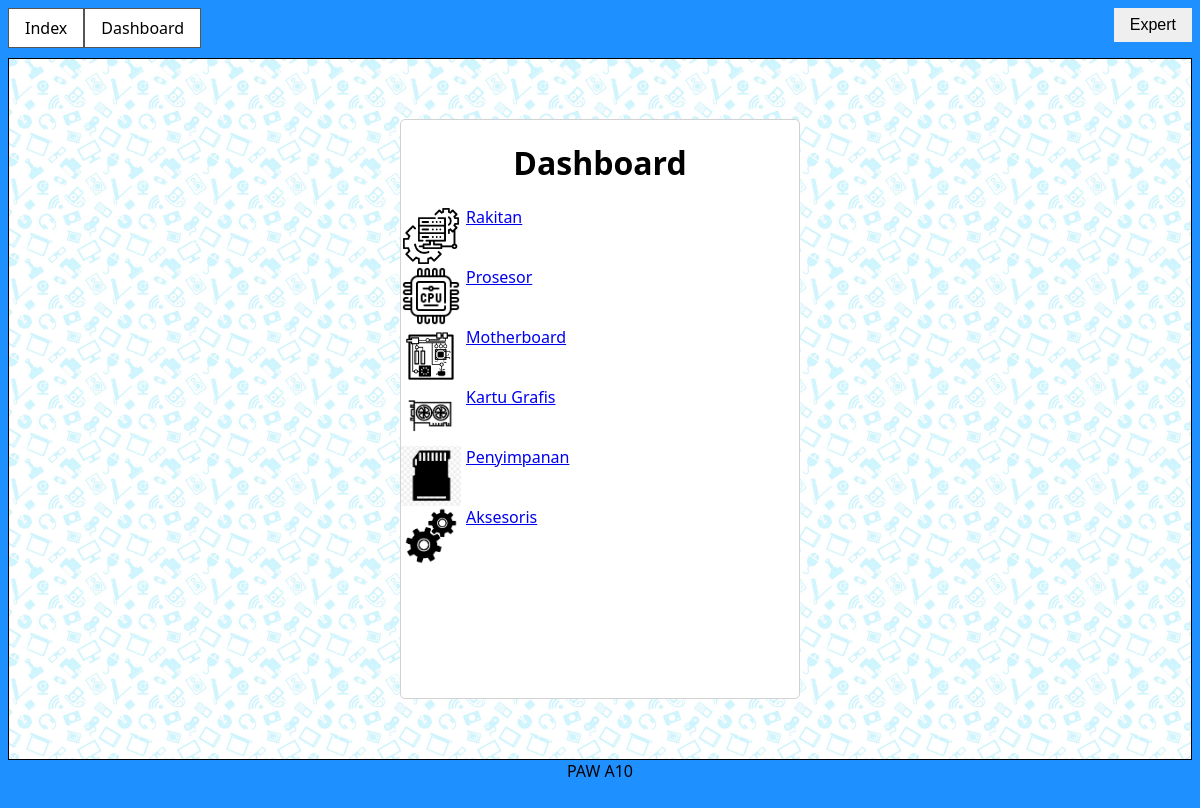
The app's page /beranda.php (signed in), older data.
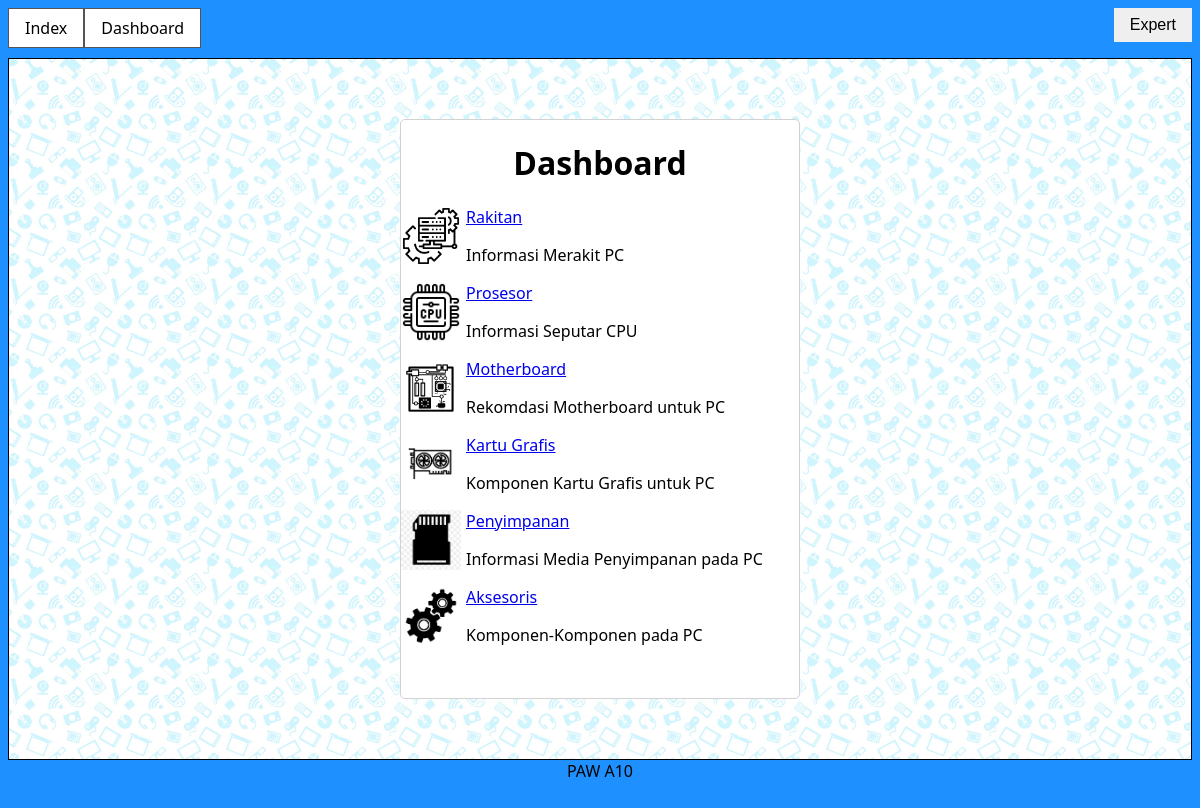
The same page, newer data.
### tables this page shows
CREATE TABLE `topic` (
  `topic_id` int(11) NOT NULL,
  `title` varchar(255) NOT NULL,
  `description` varchar(255) NOT NULL
);

### beranda.php (called while the page is built, shortened)
<?php
include "include/koneksi.inc";
include "view/dashboard.inc";

### view/dashboard.inc (the view)
<!DOCTYPE html>
<html lang="en">
<?php include "head.inc" ?>
<body>
	<?php include "navbar.inc"; ?>
	<div class="content">
		<div class="regisbox">
			<h1 class="center-text">Dashboard</h1>
			<?php
			$statement = $dbc->query("SELECT * from topic");
			foreach ($statement as $data) :
			?>
				<div class="topik-item">
					<img src="image/topik/<?php echo $data['topic_id'] ?>.png" alt="<?php echo $data['topic_id'] ?> ?>">
					<div><a href="topik.php?topik=<?php echo $data['topic_id'] ?>">
							<?php echo $data['title'] ?></a>
						<p><?php echo $data['description'] ?></p>
					</div>
				</div>
			<?php
			endforeach
			?>
		</div>
	</div>
	<?php include "footer.inc"; ?>
</body>
</html>

### view/head.inc (shortened to what this page needs)
<head>
    <link rel="stylesheet" href="style.css">
</head>

### view/navbar.inc (shortened to what this page needs)
<div class="navbar">
    <div class="left-bar">
        <ol>
            <li><a href="index.php">Index</a></li>
            <li><a href="beranda.php">Dashboard</a></li>
        </ol>
    </div>
    <div class="right-bar">
        <?php
        if (!isset($_SESSION['type'])) {
        ?>
            <ol>
                <li><a href="login.php">Login</a></li>
                <li><a href="register.php">Register</a></li>
            </ol>
        <?php
        } else {
        ?>
            <div class="dropdown">
                <button class="dropbtn"><?php echo $_SESSION['name'] ?></button>
            </div>
        <?php
        }
        ?>
    </div>
</div>

### view/footer.inc
<div class="footer">
    PAW A10
</div>

### style.css (style rules this page uses)
* { box-sizing: border-box; }
html, body { height: 100%; font-family: 'Segoe UI', Tahoma, Geneva, Verdana, sans-serif; background-color: #1E90FF; }
ol li { list-style: none; }
.navbar { margin: 0px; height: 50px; }
.navbar ol { list-style: none; margin: 0; padding: 0; background-color: #333; }
.navbar li { text-align: center; border: 1px solid #555; display: inline; background: white; }
.left-bar li { float: left; }
li a { display: block; color: black; padding: 8px 16px; text-decoration: none; }
.dropbtn { padding: 8px 16px; font-size: 16px; border: none; cursor: pointer; }
.dropdown { float: right; position: relative; }
.content { min-height: 80%; border: 1px solid; margin: auto; padding: 0 16px; background-color: #f9f9f9; background: url(image/logo/background.jpg); background-size: 200px; }
.center-text { margin-left: auto; margin-right: auto; width: fit-content; }
.regisbox { width: 400px; min-height: 580px; border: 1px solid #d2d2d2; border-radius: 5px; margin: 60px auto; background: white; }
.regisbox h1 { color: black; text-align: center; }
.footer { text-align: center; }
.topik-item { flex-direction: row; display: flex; }
.topik-item img, .topik-fram img { height: 60px; margin-right: 5px; }

Row changes from the older to the newer data that the page shows:
changed topic "Rakitan": description (not shown) → "Informasi Merakit PC"
changed topic "Prosesor": description (not shown) → "Informasi Seputar CPU"
changed topic "Motherboard": description (not shown) → "Rekomdasi Motherboard untuk PC"
changed topic "Kartu Grafis": description (not shown) → "Komponen Kartu Grafis untuk PC"
changed topic "Penyimpanan": description (not shown) → "Informasi Media Penyimpanan pada PC"
changed topic "Aksesoris": description (not shown) → "Komponen-Komponen pada PC"
